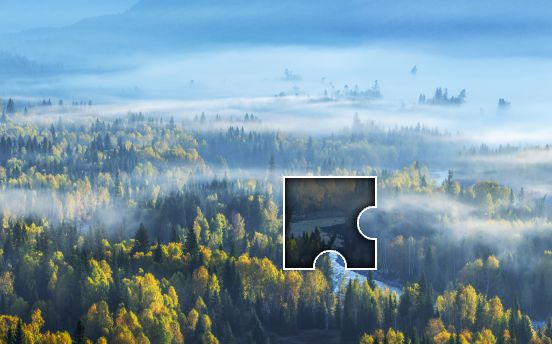
#> input picture slide_bkg.png, 552 x 344 px
$ python opencvTest.py
#> lines starting #> are read from the running program, lines starting #| are printed output that depends on the picture
import cv2

bkg = cv2.imread('slide_bkg.png')
#> bkg is the input picture: shape (344, 552, 3); mean B, G, R 165.6, 149.2, 119.6

bkg = cv2.cvtColor(bkg, cv2.COLOR_BGR2GRAY)
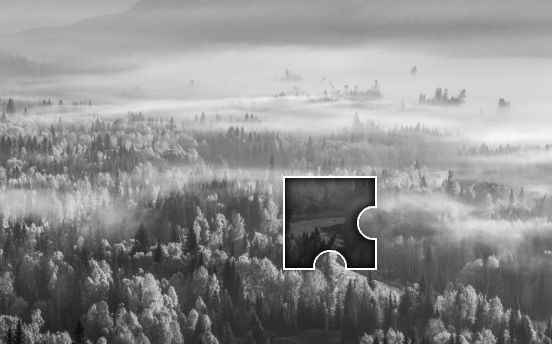
#> bkg: shape (344, 552); min 0, max 255, mean 142.2
cv2.imshow("img", bkg)

cv2.waitKey(0)
cv2.destroyAllWindows()

$ run again, with slide_block.png copied over slide_bkg.png
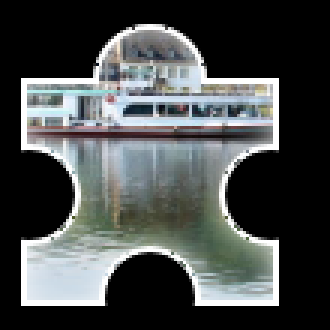
#> input picture slide_block.png, 110 x 110 px (shown 3 times larger)
#> bkg is the input picture: shape (110, 110, 3); mean B, G, R 75.5, 75.9, 72.3
#> `bkg = cv2.cvtColor(bkg, cv2.COLOR_BGR2GRAY)`:
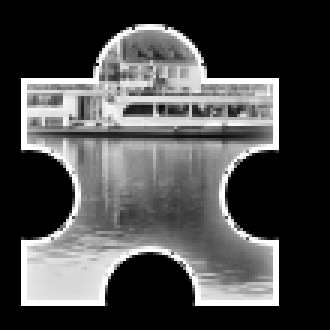
#> bkg: shape (110, 110) (shown 3 times larger); min 0, max 255, mean 74.8
